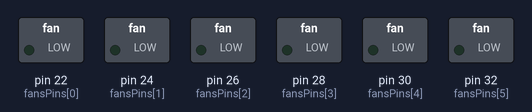
A sketch run on a simulated Arduino Mega 2560, built with avr-gcc and run on an emulated ATmega2560. On the bench: switched loads named in the sketch (green lamp = pin HIGH).

Above: at 0.1 s.
At 4.04 s:
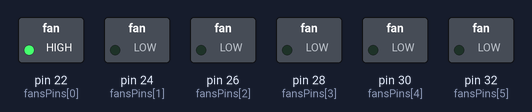
At 8.04 s:
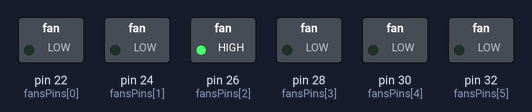
At 16.1 s:
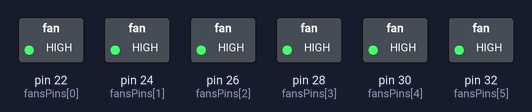
At 27.99 s:
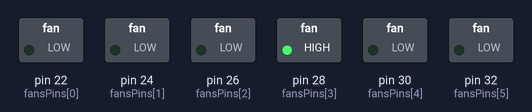
At 39.78 s:
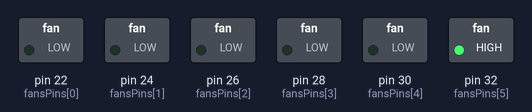
Timing chart, 0 to 40.0 s (numbered marks = the images above):
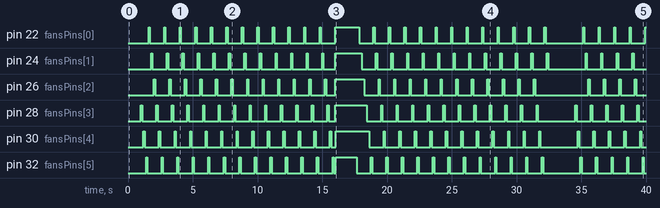

The sketch:

hexopotato.ino
```cpp
/*
 * Developed by: George Rappel.
 * george.concei@hotmail.com
 *
 * PINS E CORES
 * Sinal 1 - Azul
 * Sinal 2 - Laranja
 * Positivo - Branco com Azul
 * Negativo - Branco com Laranja
 */

// ATUALIZAR ABAIXO COM O TOTAL DE SENSORES E FANS
int totalFans = 6;
int fansPins[] = {22, 24, 26, 28, 30, 32}; // DIGITAIS
int sensoresPins[] = {0, 1, 2, 3, 4, 5}; // ANALOGICOS
int sensor = 0;
// ATUALIZAR AS VARIÁVEIS ACIMA.

int limiteLoop = 5;
int delayPadrao = 10;
int delayHalfWay = 100;
int sensorMinimo = 400, sensorMedio = 700;
int incremento = 4;

void setup() {
  for(int i = 0; i < totalFans; i++)
    pinMode(fansPins[i], OUTPUT);
  desligaTodos();
}

void loop() {
  for(int i = 0; i < totalFans; i++){
    //sensor = analogRead(sensoresPins[i]);
    sensor = sensor + incremento;
    if(sensor < sensorMinimo){
      desliga(fansPins[i]);
      delay(delayPadrao);
    } else if (sensor < sensorMedio){
      halfWay(fansPins[i]);
    } else {
      liga(fansPins[i]);
      delay(delayPadrao);
    }
  }
  if(sensor > 1000){
    incremento = -4;
  } else if(sensor < 10){
    incremento = 4;
  }
}

void halfWay(int pin){
  liga(pin);
  delay(delayHalfWay);
  desliga(pin);
  delay(delayHalfWay);
}

void liga(int pin){
  digitalWrite(pin, HIGH);
}

void desliga(int pin){
  digitalWrite(pin, LOW);
}

void desligaTodos(){
  for(int i = 0; i < totalFans; i++)
    digitalWrite(fansPins[i], LOW);
}

void ligaTodos(){
  for(int i = 0; i < totalFans; i++)
    digitalWrite(fansPins[i], HIGH);
}
```

Measured:
- by itself, pin 24 (fansPins[1]): LOW → HIGH at 1.8 s, → LOW 0.10 s later, → HIGH 1.1 s later, → LOW 0.10 s later, … (58 changes in this stretch)
- by itself, pin 26 (fansPins[2]): LOW → HIGH at 2.0 s, → LOW 0.10 s later, → HIGH 1.1 s later, → LOW 0.10 s later, … (56 changes in this stretch)
- by itself, pin 28 (fansPins[3]): LOW → HIGH at 0.99 s, → LOW 0.10 s later, → HIGH 1.1 s later, → LOW 0.10 s later, … (60 changes in this stretch)
- by itself, pin 30 (fansPins[4]): LOW → HIGH at 1.2 s, → LOW 0.10 s later, → HIGH 1.1 s later, → LOW 0.10 s later, … (60 changes in this stretch)
- by itself, pin 32 (fansPins[5]): LOW → HIGH at 1.4 s, → LOW 0.10 s later, → HIGH 1.1 s later, → LOW 0.10 s later, … (62 changes in this stretch)
- by itself, pin 22 (fansPins[0]): goes 12 × (HIGH 0.10 s, LOW 1.1 s), HIGH 1.9 s, 12 × (LOW 1.1 s, HIGH 0.10 s), LOW 2.9 s, 4 × (HIGH 0.10 s, LOW 1.1 s), then HIGH
